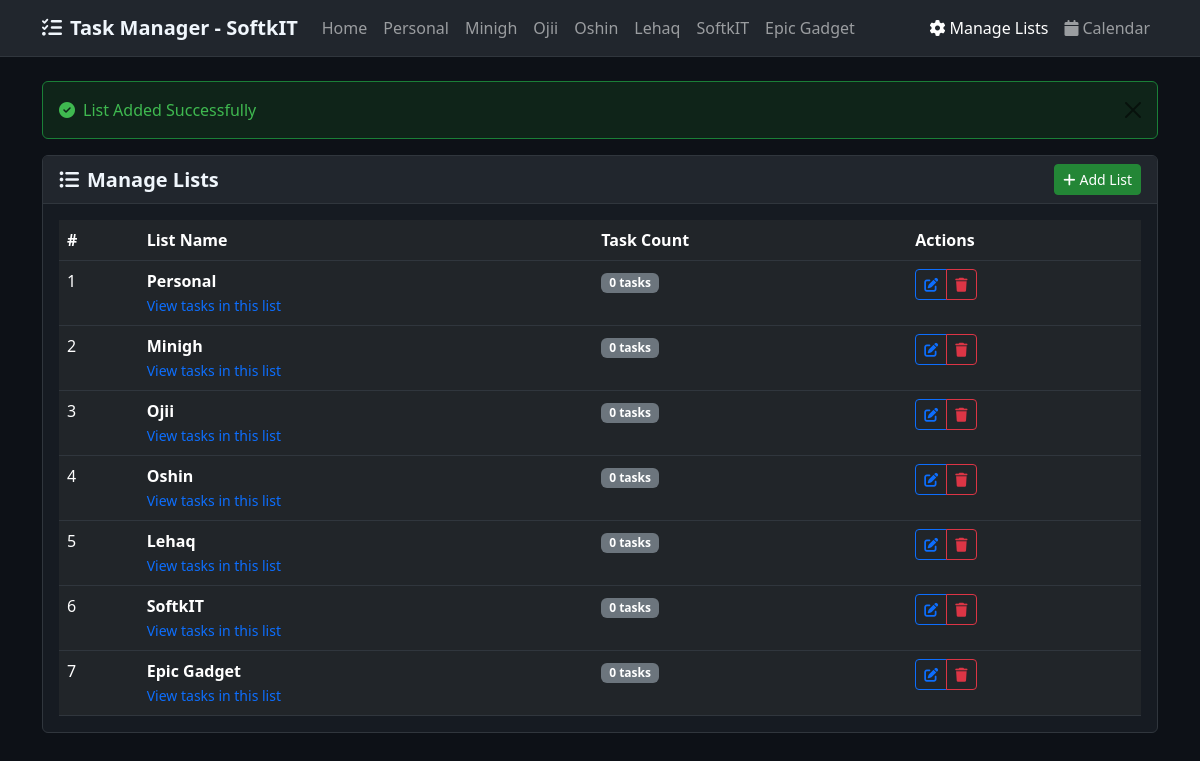
/manage-list.php (signed in), run on the app's committed database.
### tables this page shows
CREATE TABLE
  `tbl_lists` (
    `list_id` int unsigned NOT NULL AUTO_INCREMENT,
    `list_name` varchar(50) NOT NULL,
    `list_description` varchar(150) DEFAULT NULL,
    PRIMARY KEY (`list_id`)
  );

### manage-list.php (the view, shortened to what this page needs)
<!DOCTYPE html>
<html lang="en">
<head>
    <link href="https://cdn.jsdelivr.net/npm/bootstrap@5.3.0/dist/css/bootstrap.min.css" rel="stylesheet">
    <link href="https://cdnjs.cloudflare.com/ajax/libs/font-awesome/6.4.0/css/all.min.css" rel="stylesheet">
    <link href="https://cdn.jsdelivr.net/npm/sweetalert2@11.10.1/dist/sweetalert2.min.css" rel="stylesheet">
</head>
<body>
    <nav class="navbar navbar-expand-lg navbar-dark mb-4" style="background-color: #21262d; border-bottom: 1px solid #30363d;">
        <div class="container">
            <a class="navbar-brand" href="<?php echo SITEURL; ?>">
                <i class="fas fa-tasks me-2"></i>Task Manager - SoftkIT
            </a>
            <div class="collapse navbar-collapse" id="navbarNav">
                <ul class="navbar-nav me-auto">
                    <li class="nav-item">
                        <a class="nav-link" href="<?php echo SITEURL; ?>">Home</a>
                    </li>
                    <?php
                    try {
                        $conn2 = new mysqli(LOCALHOST, DB_USERNAME, DB_PASSWORD, DB_NAME);
                        $sql2 = "SELECT * FROM tbl_lists ORDER BY list_id ASC";
                        $res2 = $conn2->query($sql2);
                        if ($res2 && $res2->num_rows > 0) {
                            while ($row2 = $res2->fetch_assoc()) {
                                $list_id = htmlspecialchars($row2['list_id']);
                                $list_name = htmlspecialchars($row2['list_name']);
                                echo '<li class="nav-item">';
                                echo '<a class="nav-link" href="' . SITEURL . 'list-task.php?list_id=' . $list_id . '">' . $list_name . '</a>';
                                echo '</li>';
                            }
                        }
                    } catch (Exception $e) {
                        error_log($e->getMessage());
                    }
                    ?>
                </ul>
                <ul class="navbar-nav">
                    <li class="nav-item">
                        <a class="nav-link active" href="<?php echo SITEURL; ?>manage-list.php">
                            <i class="fas fa-cog me-1"></i>Manage Lists
                        </a>
                    </li>
                    <li class="nav-item">
                        <a class="nav-link" href="<?php echo SITEURL; ?>calendar.php">
                            <i class="fas fa-calendar me-1"></i>Calendar
                        </a>
                    </li>
                </ul>
            </div>
        </div>
    </nav>
    <div class="container">
        <?php
        $messages = [
            'add' => ['class' => 'alert-success', 'icon' => 'fas fa-check-circle'],
            'delete' => ['class' => 'alert-success', 'icon' => 'fas fa-check-circle'],
            'update' => ['class' => 'alert-success', 'icon' => 'fas fa-check-circle'],
            'delete_fail' => ['class' => 'alert-danger', 'icon' => 'fas fa-exclamation-circle']
        ];
        foreach ($messages as $key => $config) {
            if (isset($_SESSION[$key])) {
                echo '<div class="alert ' . $config['class'] . ' alert-dismissible fade show" role="alert">';
                echo '<i class="' . $config['icon'] . ' me-2"></i>' . htmlspecialchars($_SESSION[$key]);
                echo '<button type="button" class="btn-close" data-bs-dismiss="alert"></button>';
                echo '</div>';
            }
        }
        ?>
        <div class="row">
            <div class="col-12">
                <div class="card">
                    <div class="card-header d-flex justify-content-between align-items-center">
                        <h5 class="card-title mb-0 fw-semibold">
                            <i class="fas fa-list-ul me-2"></i>Manage Lists
                        </h5>
                        <a href="<?php echo SITEURL; ?>add-list.php" class="btn btn-primary btn-sm">
                            <i class="fas fa-plus me-1"></i>Add List
                        </a>
                    </div>
                    <div class="card-body">
                        <div class="table-responsive">
                            <table class="table table-hover table-dark mb-0">
                                <thead class="table-dark">
                                    <tr>
                                        <th scope="col">#</th>
                                        <th scope="col">List Name</th>
                                        <th scope="col">Task Count</th>
                                        <th scope="col">Actions</th>
                                    </tr>
                                </thead>
                                <tbody>
                                    <?php
                                    try {
                                        $conn = new mysqli(LOCALHOST, DB_USERNAME, DB_PASSWORD, DB_NAME);
                                        $sql = "SELECT l.*, COUNT(t.task_id) as task_count
                                           FROM tbl_lists l
                                           LEFT JOIN tbl_tasks t ON l.list_id = t.list_id
                                           GROUP BY l.list_id
                                           ORDER BY l.list_id ASC";
                                        $res = $conn->query($sql);
                                        if ($res && $res->num_rows > 0) {
                                            $sn = 1;
                                            while ($row = $res->fetch_assoc()) {
                                                $list_id = htmlspecialchars($row['list_id']);
                                                $list_name = htmlspecialchars($row['list_name']);
                                                $task_count = (int)$row['task_count'];
                                    ?>
                                                <tr>
                                                    <td><?php echo $sn++; ?></td>
                                                    <td>
                                                        <strong><?php echo $list_name; ?></strong>
                                                        <br><small>
                                                            <a href="<?php echo SITEURL; ?>list-task.php?list_id=<?php echo $list_id; ?>" class="text-decoration-none">
                                                                View tasks in this list
                                                            </a>
                                                        </small>
                                                    </td>
                                                    <td>
                                                        <span class="badge bg-<?php echo $task_count > 0 ? 'primary' : 'secondary'; ?>">
                                                            <?php echo $task_count; ?> task<?php echo $task_count !== 1 ? 's' : ''; ?>
                                                        </span>
                                                    </td>
                                                    <td>
                                                        <div class="btn-group" role="group">
                                                            <a href="<?php echo SITEURL; ?>update-list.php?list_id=<?php echo $list_id; ?>"
                                                                class="btn btn-outline-primary btn-sm" title="Edit List">
                                                                <i class="fas fa-edit"></i>
                                                            </a>
                                                            <a href="#"
                                                class="btn btn-outline-danger btn-sm" title="Delete List"
                                                onclick="confirmDeleteList(<?php echo $list_id; ?>)">
                                                <i class="fas fa-trash"></i>
                                            </a>
                                                        </div>
                                                    </td>
                                                </tr>
                                            <?php
                                            }
                                        }
                                    } catch (Exception $e) {
                                        error_log($e->getMessage());
                                        echo '<tr><td colspan="4" class="text-center text-danger">Error loading lists. Please try again.</td></tr>';
                                    }
                                    ?>
                                </tbody>
                            </table>
                        </div>
                    </div>
                </div>
            </div>
        </div>
    </div>
</body>
</html>

### manage-list.php (style rules this page uses)
body { background-color: #0d1117; color: #e6edf3; }
.navbar-brand { font-weight: 600; color: #f0f6fc !important; }
.card { background-color: #161b22; border: 1px solid #30363d; border-radius: 6px; }
.card-header { background-color: #21262d; border-bottom: 1px solid #30363d; color: #f0f6fc; }
.table-dark { background-color: #21262d; border-color: #30363d; }
.btn-primary { background-color: #238636; border-color: #238636; }
.alert-success { background-color: #0f2419; border-color: #1a7f37; color: #3fb950; }

### data on the page
tbl_lists: list_name "Personal", task_count "0"
tbl_lists: list_name "Minigh", task_count "0"
tbl_lists: list_name "Ojii", task_count "0"
tbl_lists: list_name "Oshin", task_count "0"
tbl_lists: list_name "Lehaq", task_count "0"
tbl_lists: list_name "SoftkIT", task_count "0"
tbl_lists: list_name "Epic Gadget", task_count "0"

### other printed values
$_SESSION[$key] "List Added Successfully"
